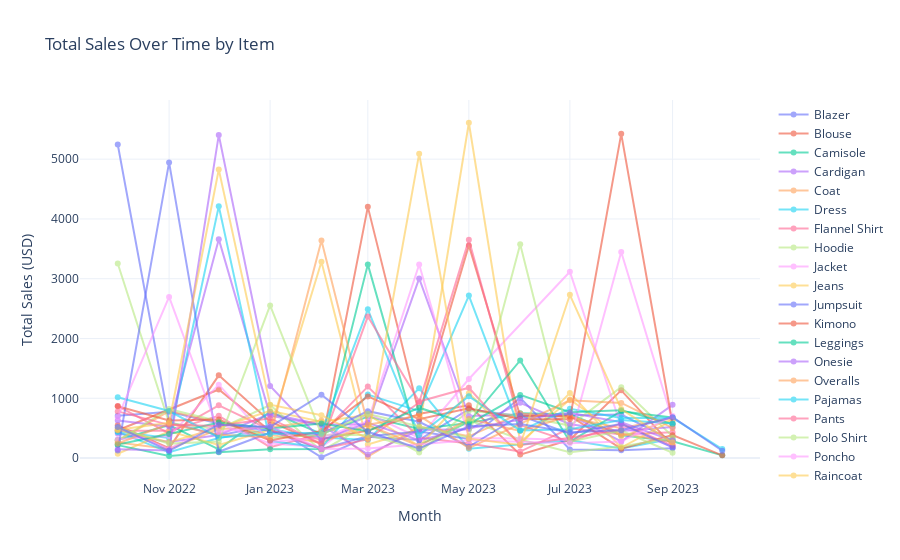

Source (notebook cell):
### Code cell
df['month'] = pd.to_datetime(df['date']).dt.to_period("M")
ts_sales = df.groupby(['item', 'month']).agg(
    Total_Sales=('amount_usd', 'sum')
).reset_index()
ts_sales['month'] = ts_sales['month'].dt.to_timestamp()

# Plotly graph Time Series
fig = go.Figure()

for item in ts_sales['item'].unique():
    item_data = ts_sales[ts_sales['item'] == item]
    fig.add_trace(go.Scatter(
        x=item_data['month'],
        y=item_data['Total_Sales'],
        mode='lines+markers',
        name=item,
        hoverinfo='text',
        text=[f"Item: {item}<br>Sales: ${val}" for val in item_data['Total_Sales']],
        line=dict(width=2),
        opacity=0.6
    ))

fig.update_layout(
    title="Total Sales Over Time by Item",
    xaxis_title="Month",
    yaxis_title="Total Sales (USD)",
    hovermode='x unified',
    template='plotly_white',
    height=500
)

fig.show()

### Figure 1 — Plotly figure (JSON) as saved in the notebook; plotly's stock layout.template omitted (floating-point values rounded to 4 significant figures)
{"data": [{"hoverinfo": "text", "line": {"width": 2}, "mode": "lines+markers", "name": "Blazer", "opacity": 0.6, "text": ["Item: Blazer<br>Sales: $5246.0", "Item: Blazer<br>Sales: $599.0", "Item: Blazer<br>Sales: $378.0", "Item: Blazer<br>Sales: $549.0", "Item: Blazer<br>Sales: $14.0", "Item: Blazer<br>Sales: $358.0", "Item: Blazer<br>Sales: $304.0", "Item: Blazer<br>Sales: $817.0", "Item: Blazer<br>Sales: $701.0", "Item: Blazer<br>Sales: $727.0", "Item: Blazer<br>Sales: $292.0"], "type": "scatter", "x": ["2022-10-01T00:00:00", "2022-11-01T00:00:00", "2022-12-01T00:00:00", "2023-01-01T00:00:00", "2023-02-01T00:00:00", "2023-03-01T00:00:00", "2023-04-01T00:00:00", "2023-05-01T00:00:00", "2023-06-01T00:00:00", "2023-08-01T00:00:00", "2023-09-01T00:00:00"], "y": [5246, 599, 378, 549, 14, 358, 304, 817, 701, 727, 292]}, {"hoverinfo": "text", "line": {"width": 2}, "mode": "lines+markers", "name": "Blouse", "opacity": 0.6, "text": ["Item: Blouse<br>Sales: $548.0", "Item: Blouse<br>Sales: $166.0", "Item: Blouse<br>Sales: $1384.0", "Item: Blouse<br>Sales: $614.0", "Item: Blouse<br>Sales: $229.0", "Item: Blouse<br>Sales: $4202.0", "Item: Blouse<br>Sales: $740.0", "Item: Blouse<br>Sales: $884.0", "Item: Blouse<br>Sales: $58.0", "Item: Blouse<br>Sales: $306.0", "Item: Blouse<br>Sales: $1133.0", "Item: Blouse<br>Sales: $208.0"], "type": "scatter", "x": ["2022-10-01T00:00:00", "2022-11-01T00:00:00", "2022-12-01T00:00:00", "2023-01-01T00:00:00", "2023-02-01T00:00:00", "2023-03-01T00:00:00", "2023-04-01T00:00:00", "2023-05-01T00:00:00", "2023-06-01T00:00:00", "2023-07-01T00:00:00", "2023-08-01T00:00:00", "2023-09-01T00:00:00"], "y": [548, 166, 1384, 614, 229, 4202, 740, 884, 58, 306, 1133, 208]}, {"hoverinfo": "text", "line": {"width": 2}, "mode": "lines+markers", "name": "Camisole", "opacity": 0.6, "text": ["Item: Camisole<br>Sales: $302.0", "Item: Camisole<br>Sales: $553.0", "Item: Camisole<br>Sales: $145.0", "Item: Camisole<br>Sales: $775.0", "Item: Camisole<br>Sales: $403.0", "Item: Camisole<br>Sales: $695.0", "Item: Camisole<br>Sales: $485.0", "Item: Camisole<br>Sales: $585.0", "Item: Camisole<br>Sales: $749.0", "Item: Camisole<br>Sales: $735.0", "Item: Camisole<br>Sales: $380.0", "Item: Camisole<br>Sales: $283.0", "Item: Camisole<br>Sales: $46.0"], "type": "scatter", "x": ["2022-10-01T00:00:00", "2022-11-01T00:00:00", "2022-12-01T00:00:00", "2023-01-01T00:00:00", "2023-02-01T00:00:00", "2023-03-01T00:00:00", "2023-04-01T00:00:00", "2023-05-01T00:00:00", "2023-06-01T00:00:00", "2023-07-01T00:00:00", "2023-08-01T00:00:00", "2023-09-01T00:00:00", "2023-10-01T00:00:00"], "y": [302, 553, 145, 775, 403, 695, 485, 585, 749, 735, 380, 283, 46]}, {"hoverinfo": "text", "line": {"width": 2}, "mode": "lines+markers", "name": "Cardigan", "opacity": 0.6, "text": ["Item: Cardigan<br>Sales: $413.0", "Item: Cardigan<br>Sales: $270.0", "Item: Cardigan<br>Sales: $387.0", "Item: Cardigan<br>Sales: $741.0", "Item: Cardigan<br>Sales: $562.0", "Item: Cardigan<br>Sales: $566.0", "Item: Cardigan<br>Sales: $3005.0", "Item: Cardigan<br>Sales: $704.0", "Item: Cardigan<br>Sales: $731.0", "Item: Cardigan<br>Sales: $722.0", "Item: Cardigan<br>Sales: $278.0", "Item: Cardigan<br>Sales: $891.0"], "type": "scatter", "x": ["2022-10-01T00:00:00", "2022-11-01T00:00:00", "2022-12-01T00:00:00", "2023-01-01T00:00:00", "2023-02-01T00:00:00", "2023-03-01T00:00:00", "2023-04-01T00:00:00", "2023-05-01T00:00:00", "2023-06-01T00:00:00", "2023-07-01T00:00:00", "2023-08-01T00:00:00", "2023-09-01T00:00:00"], "y": [413, 270, 387, 741, 562, 566, 3005, 704, 731, 722, 278, 891]}, {"hoverinfo": "text", "line": {"width": 2}, "mode": "lines+markers", "name": "Coat", "opacity": 0.6, "text": ["Item: Coat<br>Sales: $262.0", "Item: Coat<br>Sales: $154.0", "Item: Coat<br>Sales: $486.0", "Item: Coat<br>Sales: $515.0", "Item: Coat<br>Sales: $627.0", "Item: Coat<br>Sales: $24.0", "Item: Coat<br>Sales: $528.0", "Item: Coat<br>Sales: $364.0", "Item: Coat<br>Sales: $744.0", "Item: Coat<br>Sales: $678.0", "Item: Coat<br>Sales: $501.0", "Item: Coat<br>Sales: $671.0"], "type": "scatter", "x": ["2022-10-01T00:00:00", "2022-11-01T00:00:00", "2022-12-01T00:00:00", "2023-01-01T00:00:00", "2023-02-01T00:00:00", "2023-03-01T00:00:00", "2023-04-01T00:00:00", "2023-05-01T00:00:00", "2023-06-01T00:00:00", "2023-07-01T00:00:00", "2023-08-01T00:00:00", "2023-09-01T00:00:00"], "y": [262, 154, 486, 515, 627, 24, 528, 364, 744, 678, 501, 671]}, {"hoverinfo": "text", "line": {"width": 2}, "mode": "lines+markers", "name": "Dress", "opacity": 0.6, "text": ["Item: Dress<br>Sales: $438.0", "Item: Dress<br>Sales: $98.0", "Item: Dress<br>Sales: $335.0", "Item: Dress<br>Sales: $484.0", "Item: Dress<br>Sales: $346.0", "Item: Dress<br>Sales: $301.0", "Item: Dress<br>Sales: $1167.0", "Item: Dress<br>Sales: $156.0", "Item: Dress<br>Sales: $298.0", "Item: Dress<br>Sales: $159.0", "Item: Dress<br>Sales: $325.0"], "type": "scatter", "x": ["2022-10-01T00:00:00", "2022-11-01T00:00:00", "2022-12-01T00:00:00", "2023-01-01T00:00:00", "2023-02-01T00:00:00", "2023-03-01T00:00:00", "2023-04-01T00:00:00", "2023-05-01T00:00:00", "2023-07-01T00:00:00", "2023-08-01T00:00:00", "2023-09-01T00:00:00"], "y": [438, 98, 335, 484, 346, 301, 1167, 156, 298, 159, 325]}, {"hoverinfo": "text", "line": {"width": 2}, "mode": "lines+markers", "name": "Flannel Shirt", "opacity": 0.6, "text": ["Item: Flannel Shirt<br>Sales: $457.0", "Item: Flannel Shirt<br>Sales: $458.0", "Item: Flannel Shirt<br>Sales: $707.0", "Item: Flannel Shirt<br>Sales: $183.0", "Item: Flannel Shirt<br>Sales: $405.0", "Item: Flannel Shirt<br>Sales: $1196.0", "Item: Flannel Shirt<br>Sales: $343.0", "Item: Flannel Shirt<br>Sales: $244.0", "Item: Flannel Shirt<br>Sales: $109.0", "Item: Flannel Shirt<br>Sales: $497.0", "Item: Flannel Shirt<br>Sales: $394.0", "Item: Flannel Shirt<br>Sales: $433.0"], "type": "scatter", "x": ["2022-10-01T00:00:00", "2022-11-01T00:00:00", "2022-12-01T00:00:00", "2023-01-01T00:00:00", "2023-02-01T00:00:00", "2023-03-01T00:00:00", "2023-04-01T00:00:00", "2023-05-01T00:00:00", "2023-06-01T00:00:00", "2023-07-01T00:00:00", "2023-08-01T00:00:00", "2023-09-01T00:00:00"], "y": [457, 458, 707, 183, 405, 1196, 343, 244, 109, 497, 394, 433]}, {"hoverinfo": "text", "line": {"width": 2}, "mode": "lines+markers", "name": "Hoodie", "opacity": 0.6, "text": ["Item: Hoodie<br>Sales: $3255.0", "Item: Hoodie<br>Sales: $588.0", "Item: Hoodie<br>Sales: $482.0", "Item: Hoodie<br>Sales: $887.0", "Item: Hoodie<br>Sales: $119.0", "Item: Hoodie<br>Sales: $562.0", "Item: Hoodie<br>Sales: $94.0", "Item: Hoodie<br>Sales: $791.0", "Item: Hoodie<br>Sales: $708.0", "Item: Hoodie<br>Sales: $544.0", "Item: Hoodie<br>Sales: $1186.0", "Item: Hoodie<br>Sales: $363.0"], "type": "scatter", "x": ["2022-10-01T00:00:00", "2022-11-01T00:00:00", "2022-12-01T00:00:00", "2023-01-01T00:00:00", "2023-02-01T00:00:00", "2023-03-01T00:00:00", "2023-04-01T00:00:00", "2023-05-01T00:00:00", "2023-06-01T00:00:00", "2023-07-01T00:00:00", "2023-08-01T00:00:00", "2023-09-01T00:00:00"], "y": [3255, 588, 482, 887, 119, 562, 94, 791, 708, 544, 1186, 363]}, {"hoverinfo": "text", "line": {"width": 2}, "mode": "lines+markers", "name": "Jacket", "opacity": 0.6, "text": ["Item: Jacket<br>Sales: $499.0", "Item: Jacket<br>Sales: $152.0", "Item: Jacket<br>Sales: $583.0", "Item: Jacket<br>Sales: $243.0", "Item: Jacket<br>Sales: $185.0", "Item: Jacket<br>Sales: $747.0", "Item: Jacket<br>Sales: $336.0", "Item: Jacket<br>Sales: $1323.0", "Item: Jacket<br>Sales: $3117.0", "Item: Jacket<br>Sales: $528.0", "Item: Jacket<br>Sales: $186.0"], "type": "scatter", "x": ["2022-10-01T00:00:00", "2022-11-01T00:00:00", "2022-12-01T00:00:00", "2023-01-01T00:00:00", "2023-02-01T00:00:00", "2023-03-01T00:00:00", "2023-04-01T00:00:00", "2023-05-01T00:00:00", "2023-07-01T00:00:00", "2023-08-01T00:00:00", "2023-09-01T00:00:00"], "y": [499, 152, 583, 243, 185, 747, 336, 1323, 3117, 528, 186]}, {"hoverinfo": "text", "line": {"width": 2}, "mode": "lines+markers", "name": "Jeans", "opacity": 0.6, "text": ["Item: Jeans<br>Sales: $72.0", "Item: Jeans<br>Sales: $449.0", "Item: Jeans<br>Sales: $218.0", "Item: Jeans<br>Sales: $476.0", "Item: Jeans<br>Sales: $3283.0", "Item: Jeans<br>Sales: $226.0", "Item: Jeans<br>Sales: $482.0", "Item: Jeans<br>Sales: $5609.0", "Item: Jeans<br>Sales: $265.0", "Item: Jeans<br>Sales: $981.0", "Item: Jeans<br>Sales: $363.0", "Item: Jeans<br>Sales: $644.0"], "type": "scatter", "x": ["2022-10-01T00:00:00", "2022-11-01T00:00:00", "2022-12-01T00:00:00", "2023-01-01T00:00:00", "2023-02-01T00:00:00", "2023-03-01T00:00:00", "2023-04-01T00:00:00", "2023-05-01T00:00:00", "2023-06-01T00:00:00", "2023-07-01T00:00:00", "2023-08-01T00:00:00", "2023-09-01T00:00:00"], "y": [72, 449, 218, 476, 3283, 226, 482, 5609, 265, 981, 363, 644]}, {"hoverinfo": "text", "line": {"width": 2}, "mode": "lines+markers", "name": "Jumpsuit", "opacity": 0.6, "text": ["Item: Jumpsuit<br>Sales: $709.0", "Item: Jumpsuit<br>Sales: $776.0", "Item: Jumpsuit<br>Sales: $578.0", "Item: Jumpsuit<br>Sales: $455.0", "Item: Jumpsuit<br>Sales: $154.0", "Item: Jumpsuit<br>Sales: $367.0", "Item: Jumpsuit<br>Sales: $443.0", "Item: Jumpsuit<br>Sales: $320.0", "Item: Jumpsuit<br>Sales: $1009.0", "Item: Jumpsuit<br>Sales: $144.0", "Item: Jumpsuit<br>Sales: $133.0", "Item: Jumpsuit<br>Sales: $166.0"], "type": "scatter", "x": ["2022-10-01T00:00:00", "2022-11-01T00:00:00", "2022-12-01T00:00:00", "2023-01-01T00:00:00", "2023-02-01T00:00:00", "2023-03-01T00:00:00", "2023-04-01T00:00:00", "2023-05-01T00:00:00", "2023-06-01T00:00:00", "2023-07-01T00:00:00", "2023-08-01T00:00:00", "2023-09-01T00:00:00"], "y": [709, 776, 578, 455, 154, 367, 443, 320, 1009, 144, 133, 166]}, {"hoverinfo": "text", "line": {"width": 2}, "mode": "lines+markers", "name": "Kimono", "opacity": 0.6, "text": ["Item: Kimono<br>Sales: $465.0", "Item: Kimono<br>Sales: $1147.0", "Item: Kimono<br>Sales: $453.0", "Item: Kimono<br>Sales: $316.0", "Item: Kimono<br>Sales: $460.0", "Item: Kimono<br>Sales: $736.0", "Item: Kimono<br>Sales: $3557.0", "Item: Kimono<br>Sales: $703.0", "Item: Kimono<br>Sales: $705.0", "Item: Kimono<br>Sales: $158.0", "Item: Kimono<br>Sales: $384.0", "Item: Kimono<br>Sales: $46.0"], "type": "scatter", "x": ["2022-10-01T00:00:00", "2022-12-01T00:00:00", "2023-01-01T00:00:00", "2023-02-01T00:00:00", "2023-03-01T00:00:00", "2023-04-01T00:00:00", "2023-05-01T00:00:00", "2023-06-01T00:00:00", "2023-07-01T00:00:00", "2023-08-01T00:00:00", "2023-09-01T00:00:00", "2023-10-01T00:00:00"], "y": [465, 1147, 453, 316, 460, 736, 3557, 703, 705, 158, 384, 46]}, {"hoverinfo": "text", "line": {"width": 2}, "mode": "lines+markers", "name": "Leggings", "opacity": 0.6, "text": ["Item: Leggings<br>Sales: $217.0", "Item: Leggings<br>Sales: $34.0", "Item: Leggings<br>Sales: $99.0", "Item: Leggings<br>Sales: $147.0", "Item: Leggings<br>Sales: $153.0", "Item: Leggings<br>Sales: $3240.0", "Item: Leggings<br>Sales: $221.0", "Item: Leggings<br>Sales: $603.0", "Item: Leggings<br>Sales: $1633.0", "Item: Leggings<br>Sales: $275.0", "Item: Leggings<br>Sales: $785.0", "Item: Leggings<br>Sales: $680.0"], "type": "scatter", "x": ["2022-10-01T00:00:00", "2022-11-01T00:00:00", "2022-12-01T00:00:00", "2023-01-01T00:00:00", "2023-02-01T00:00:00", "2023-03-01T00:00:00", "2023-04-01T00:00:00", "2023-05-01T00:00:00", "2023-06-01T00:00:00", "2023-07-01T00:00:00", "2023-08-01T00:00:00", "2023-09-01T00:00:00"], "y": [217, 34, 99, 147, 153, 3240, 221, 603, 1633, 275, 785, 680]}, {"hoverinfo": "text", "line": {"width": 2}, "mode": "lines+markers", "name": "Onesie", "opacity": 0.6, "text": ["Item: Onesie<br>Sales: $628.0", "Item: Onesie<br>Sales: $527.0", "Item: Onesie<br>Sales: $3662.0", "Item: Onesie<br>Sales: $710.0", "Item: Onesie<br>Sales: $550.0", "Item: Onesie<br>Sales: $61.0", "Item: Onesie<br>Sales: $468.0", "Item: Onesie<br>Sales: $481.0", "Item: Onesie<br>Sales: $924.0", "Item: Onesie<br>Sales: $566.0", "Item: Onesie<br>Sales: $453.0", "Item: Onesie<br>Sales: $519.0"], "type": "scatter", "x": ["2022-10-01T00:00:00", "2022-11-01T00:00:00", "2022-12-01T00:00:00", "2023-01-01T00:00:00", "2023-02-01T00:00:00", "2023-03-01T00:00:00", "2023-04-01T00:00:00", "2023-05-01T00:00:00", "2023-06-01T00:00:00", "2023-07-01T00:00:00", "2023-08-01T00:00:00", "2023-09-01T00:00:00"], "y": [628, 527, 3662, 710, 550, 61, 468, 481, 924, 566, 453, 519]}, {"hoverinfo": "text", "line": {"width": 2}, "mode": "lines+markers", "name": "Overalls", "opacity": 0.6, "text": ["Item: Overalls<br>Sales: $293.0", "Item: Overalls<br>Sales: $787.0", "Item: Overalls<br>Sales: $595.0", "Item: Overalls<br>Sales: $388.0", "Item: Overalls<br>Sales: $263.0", "Item: Overalls<br>Sales: $553.0", "Item: Overalls<br>Sales: $205.0", "Item: Overalls<br>Sales: $652.0", "Item: Overalls<br>Sales: $452.0", "Item: Overalls<br>Sales: $706.0", "Item: Overalls<br>Sales: $406.0", "Item: Overalls<br>Sales: $274.0"], "type": "scatter", "x": ["2022-10-01T00:00:00", "2022-11-01T00:00:00", "2022-12-01T00:00:00", "2023-01-01T00:00:00", "2023-02-01T00:00:00", "2023-03-01T00:00:00", "2023-04-01T00:00:00", "2023-05-01T00:00:00", "2023-06-01T00:00:00", "2023-07-01T00:00:00", "2023-08-01T00:00:00", "2023-09-01T00:00:00"], "y": [293, 787, 595, 388, 263, 553, 205, 652, 452, 706, 406, 274]}, {"hoverinfo": "text", "line": {"width": 2}, "mode": "lines+markers", "name": "Pajamas", "opacity": 0.6, "text": ["Item: Pajamas<br>Sales: $442.0", "Item: Pajamas<br>Sales: $336.0", "Item: Pajamas<br>Sales: $4211.0", "Item: Pajamas<br>Sales: $286.0", "Item: Pajamas<br>Sales: $179.0", "Item: Pajamas<br>Sales: $1062.0", "Item: Pajamas<br>Sales: $786.0", "Item: Pajamas<br>Sales: $2719.0", "Item: Pajamas<br>Sales: $460.0", "Item: Pajamas<br>Sales: $824.0", "Item: Pajamas<br>Sales: $669.0", "Item: Pajamas<br>Sales: $673.0", "Item: Pajamas<br>Sales: $151.0"], "type": "scatter", "x": ["2022-10-01T00:00:00", "2022-11-01T00:00:00", "2022-12-01T00:00:00", "2023-01-01T00:00:00", "2023-02-01T00:00:00", "2023-03-01T00:00:00", "2023-04-01T00:00:00", "2023-05-01T00:00:00", "2023-06-01T00:00:00", "2023-07-01T00:00:00", "2023-08-01T00:00:00", "2023-09-01T00:00:00", "2023-10-01T00:00:00"], "y": [442, 336, 4211, 286, 179, 1062, 786, 2719, 460, 824, 669, 673, 151]}, {"hoverinfo": "text", "line": {"width": 2}, "mode": "lines+markers", "name": "Pants", "opacity": 0.6, "text": ["Item: Pants<br>Sales: $870.0", "Item: Pants<br>Sales: $412.0", "Item: Pants<br>Sales: $882.0", "Item: Pants<br>Sales: $473.0", "Item: Pants<br>Sales: $153.0", "Item: Pants<br>Sales: $313.0", "Item: Pants<br>Sales: $930.0", "Item: Pants<br>Sales: $3650.0", "Item: Pants<br>Sales: $552.0", "Item: Pants<br>Sales: $275.0", "Item: Pants<br>Sales: $576.0", "Item: Pants<br>Sales: $209.0"], "type": "scatter", "x": ["2022-10-01T00:00:00", "2022-11-01T00:00:00", "2022-12-01T00:00:00", "2023-01-01T00:00:00", "2023-02-01T00:00:00", "2023-03-01T00:00:00", "2023-04-01T00:00:00", "2023-05-01T00:00:00", "2023-06-01T00:00:00", "2023-07-01T00:00:00", "2023-08-01T00:00:00", "2023-09-01T00:00:00"], "y": [870, 412, 882, 473, 153, 313, 930, 3650, 552, 275, 576, 209]}, {"hoverinfo": "text", "line": {"width": 2}, "mode": "lines+markers", "name": "Polo Shirt", "opacity": 0.6, "text": ["Item: Polo Shirt<br>Sales: $292.0", "Item: Polo Shirt<br>Sales: $819.0", "Item: Polo Shirt<br>Sales: $617.0", "Item: Polo Shirt<br>Sales: $335.0", "Item: Polo Shirt<br>Sales: $392.0", "Item: Polo Shirt<br>Sales: $386.0", "Item: Polo Shirt<br>Sales: $149.0", "Item: Polo Shirt<br>Sales: $630.0", "Item: Polo Shirt<br>Sales: $311.0", "Item: Polo Shirt<br>Sales: $98.0", "Item: Polo Shirt<br>Sales: $192.0", "Item: Polo Shirt<br>Sales: $335.0"], "type": "scatter", "x": ["2022-10-01T00:00:00", "2022-11-01T00:00:00", "2022-12-01T00:00:00", "2023-01-01T00:00:00", "2023-02-01T00:00:00", "2023-03-01T00:00:00", "2023-04-01T00:00:00", "2023-05-01T00:00:00", "2023-06-01T00:00:00", "2023-07-01T00:00:00", "2023-08-01T00:00:00", "2023-09-01T00:00:00"], "y": [292, 819, 617, 335, 392, 386, 149, 630, 311, 98, 192, 335]}, {"hoverinfo": "text", "line": {"width": 2}, "mode": "lines+markers", "name": "Poncho", "opacity": 0.6, "text": ["Item: Poncho<br>Sales: $317.0", "Item: Poncho<br>Sales: $368.0", "Item: Poncho<br>Sales: $1228.0", "Item: Poncho<br>Sales: $270.0", "Item: Poncho<br>Sales: $339.0", "Item: Poncho<br>Sales: $617.0", "Item: Poncho<br>Sales: $3238.0", "Item: Poncho<br>Sales: $336.0", "Item: Poncho<br>Sales: $326.0", "Item: Poncho<br>Sales: $304.0", "Item: Poncho<br>Sales: $3448.0", "Item: Poncho<br>Sales: $631.0"], "type": "scatter", "x": ["2022-10-01T00:00:00", "2022-11-01T00:00:00", "2022-12-01T00:00:00", "2023-01-01T00:00:00", "2023-02-01T00:00:00", "2023-03-01T00:00:00", "2023-04-01T00:00:00", "2023-05-01T00:00:00", "2023-06-01T00:00:00", "2023-07-01T00:00:00", "2023-08-01T00:00:00", "2023-09-01T00:00:00"], "y": [317, 368, 1228, 270, 339, 617, 3238, 336, 326, 304, 3448, 631]}, {"hoverinfo": "text", "line": {"width": 2}, "mode": "lines+markers", "name": "Raincoat", "opacity": 0.6, "text": ["Item: Raincoat<br>Sales: $470.0", "Item: Raincoat<br>Sales: $267.0", "Item: Raincoat<br>Sales: $507.0", "Item: Raincoat<br>Sales: $790.0", "Item: Raincoat<br>Sales: $607.0", "Item: Raincoat<br>Sales: $725.0", "Item: Raincoat<br>Sales: $199.0", "Item: Raincoat<br>Sales: $1085.0", "Item: Raincoat<br>Sales: $228.0", "Item: Raincoat<br>Sales: $1090.0", "Item: Raincoat<br>Sales: $176.0", "Item: Raincoat<br>Sales: $633.0"], "type": "scatter", "x": ["2022-10-01T00:00:00", "2022-11-01T00:00:00", "2022-12-01T00:00:00", "2023-01-01T00:00:00", "2023-02-01T00:00:00", "2023-03-01T00:00:00", "2023-04-01T00:00:00", "2023-05-01T00:00:00", "2023-06-01T00:00:00", "2023-07-01T00:00:00", "2023-08-01T00:00:00", "2023-09-01T00:00:00"], "y": [470, 267, 507, 790, 607, 725, 199, 1085, 228, 1090, 176, 633]}, {"hoverinfo": "text", "line": {"width": 2}, "mode": "lines+markers", "name": "Romper", "opacity": 0.6, "text": ["Item: Romper<br>Sales: $127.0", "Item: Romper<br>Sales: $4946.0", "Item: Romper<br>Sales: $105.0", "Item: Romper<br>Sales: $426.0", "Item: Romper<br>Sales: $403.0", "Item: Romper<br>Sales: $785.0", "Item: Romper<br>Sales: $608.0", "Item: Romper<br>Sales: $190.0", "Item: Romper<br>Sales: $712.0", "Item: Romper<br>Sales: $409.0", "Item: Romper<br>Sales: $572.0", "Item: Romper<br>Sales: $178.0"], "type": "scatter", "x": ["2022-10-01T00:00:00", "2022-11-01T00:00:00", "2022-12-01T00:00:00", "2023-01-01T00:00:00", "2023-02-01T00:00:00", "2023-03-01T00:00:00", "2023-04-01T00:00:00", "2023-05-01T00:00:00", "2023-06-01T00:00:00", "2023-07-01T00:00:00", "2023-08-01T00:00:00", "2023-09-01T00:00:00"], "y": [127, 4946, 105, 426, 403, 785, 608, 190, 712, 409, 572, 178]}, {"hoverinfo": "text", "line": {"width": 2}, "mode": "lines+markers", "name": "Shorts", "opacity": 0.6, "text": ["Item: Shorts<br>Sales: $867.0", "Item: Shorts<br>Sales: $630.0", "Item: Shorts<br>Sales: $644.0", "Item: Shorts<br>Sales: $294.0", "Item: Shorts<br>Sales: $452.0", "Item: Shorts<br>Sales: $1031.0", "Item: Shorts<br>Sales: $649.0", "Item: Shorts<br>Sales: $835.0", "Item: Shorts<br>Sales: $655.0", "Item: Shorts<br>Sales: $651.0", "Item: Shorts<br>Sales: $5424.0", "Item: Shorts<br>Sales: $570.0"], "type": "scatter", "x": ["2022-10-01T00:00:00", "2022-11-01T00:00:00", "2022-12-01T00:00:00", "2023-01-01T00:00:00", "2023-02-01T00:00:00", "2023-03-01T00:00:00", "2023-04-01T00:00:00", "2023-05-01T00:00:00", "2023-06-01T00:00:00", "2023-07-01T00:00:00", "2023-08-01T00:00:00", "2023-09-01T00:00:00"], "y": [867, 630, 644, 294, 452, 1031, 649, 835, 655, 651, 5424, 570]}, {"hoverinfo": "text", "line": {"width": 2}, "mode": "lines+markers", "name": "Skirt", "opacity": 0.6, "text": ["Item: Skirt<br>Sales: $228.0", "Item: Skirt<br>Sales: $402.0", "Item: Skirt<br>Sales: $596.0", "Item: Skirt<br>Sales: $495.0", "Item: Skirt<br>Sales: $578.0", "Item: Skirt<br>Sales: $449.0", "Item: Skirt<br>Sales: $843.0", "Item: Skirt<br>Sales: $568.0", "Item: Skirt<br>Sales: $1057.0", "Item: Skirt<br>Sales: $768.0", "Item: Skirt<br>Sales: $802.0", "Item: Skirt<br>Sales: $571.0"], "type": "scatter", "x": ["2022-10-01T00:00:00", "2022-11-01T00:00:00", "2022-12-01T00:00:00", "2023-01-01T00:00:00", "2023-02-01T00:00:00", "2023-03-01T00:00:00", "2023-04-01T00:00:00", "2023-05-01T00:00:00", "2023-06-01T00:00:00", "2023-07-01T00:00:00", "2023-08-01T00:00:00", "2023-09-01T00:00:00"], "y": [228, 402, 596, 495, 578, 449, 843, 568, 1057, 768, 802, 571]}, {"hoverinfo": "text", "line": {"width": 2}, "mode": "lines+markers", "name": "Sweater", "opacity": 0.6, "text": ["Item: Sweater<br>Sales: $147.0", "Item: Sweater<br>Sales: $128.0", "Item: Sweater<br>Sales: $5405.0", "Item: Sweater<br>Sales: $1207.0", "Item: Sweater<br>Sales: $300.0", "Item: Sweater<br>Sales: $592.0", "Item: Sweater<br>Sales: $300.0", "Item: Sweater<br>Sales: $497.0", "Item: Sweater<br>Sales: $642.0", "Item: Sweater<br>Sales: $759.0", "Item: Sweater<br>Sales: $600.0", "Item: Sweater<br>Sales: $293.0"], "type": "scatter", "x": ["2022-10-01T00:00:00", "2022-11-01T00:00:00", "2022-12-01T00:00:00", "2023-01-01T00:00:00", "2023-02-01T00:00:00", "2023-03-01T00:00:00", "2023-04-01T00:00:00", "2023-05-01T00:00:00", "2023-06-01T00:00:00", "2023-07-01T00:00:00", "2023-08-01T00:00:00", "2023-09-01T00:00:00"], "y": [147, 128, 5405, 1207, 300, 592, 300, 497, 642, 759, 600, 293]}, {"hoverinfo": "text", "line": {"width": 2}, "mode": "lines+markers", "name": "Swimsuit", "opacity": 0.6, "text": ["Item: Swimsuit<br>Sales: $244.0", "Item: Swimsuit<br>Sales: $572.0", "Item: Swimsuit<br>Sales: $392.0", "Item: Swimsuit<br>Sales: $350.0", "Item: Swimsuit<br>Sales: $3640.0", "Item: Swimsuit<br>Sales: $556.0", "Item: Swimsuit<br>Sales: $711.0", "Item: Swimsuit<br>Sales: $167.0", "Item: Swimsuit<br>Sales: $967.0", "Item: Swimsuit<br>Sales: $923.0", "Item: Swimsuit<br>Sales: $504.0"], "type": "scatter", "x": ["2022-10-01T00:00:00", "2022-11-01T00:00:00", "2022-12-01T00:00:00", "2023-01-01T00:00:00", "2023-02-01T00:00:00", "2023-03-01T00:00:00", "2023-04-01T00:00:00", "2023-05-01T00:00:00", "2023-07-01T00:00:00", "2023-08-01T00:00:00", "2023-09-01T00:00:00"], "y": [244, 572, 392, 350, 3640, 556, 711, 167, 967, 923, 504]}, {"hoverinfo": "text", "line": {"width": 2}, "mode": "lines+markers", "name": "T-shirt", "opacity": 0.6, "text": ["Item: T-shirt<br>Sales: $1017.0", "Item: T-shirt<br>Sales: $787.0", "Item: T-shirt<br>Sales: $345.0", "Item: T-shirt<br>Sales: $402.0", "Item: T-shirt<br>Sales: $425.0", "Item: T-shirt<br>Sales: $2488.0", "Item: T-shirt<br>Sales: $385.0", "Item: T-shirt<br>Sales: $1033.0", "Item: T-shirt<br>Sales: $463.0", "Item: T-shirt<br>Sales: $483.0", "Item: T-shirt<br>Sales: $636.0", "Item: T-shirt<br>Sales: $579.0"], "type": "scatter", "x": ["2022-10-01T00:00:00", "2022-11-01T00:00:00", "2022-12-01T00:00:00", "2023-01-01T00:00:00", "2023-02-01T00:00:00", "2023-03-01T00:00:00", "2023-04-01T00:00:00", "2023-05-01T00:00:00", "2023-06-01T00:00:00", "2023-07-01T00:00:00", "2023-08-01T00:00:00", "2023-09-01T00:00:00"], "y": [1017, 787, 345, 402, 425, 2488, 385, 1033, 463, 483, 636, 579]}, {"hoverinfo": "text", "line": {"width": 2}, "mode": "lines+markers", "name": "Tank Top", "opacity": 0.6, "text": ["Item: Tank Top<br>Sales: $781.0", "Item: Tank Top<br>Sales: $556.0", "Item: Tank Top<br>Sales: $537.0", "Item: Tank Top<br>Sales: $667.0", "Item: Tank Top<br>Sales: $235.0", "Item: Tank Top<br>Sales: $2370.0", "Item: Tank Top<br>Sales: $947.0", "Item: Tank Top<br>Sales: $1177.0", "Item: Tank Top<br>Sales: $216.0", "Item: Tank Top<br>Sales: $341.0", "Item: Tank Top<br>Sales: $469.0"], "type": "scatter", "x": ["2022-10-01T00:00:00", "2022-11-01T00:00:00", "2022-12-01T00:00:00", "2023-01-01T00:00:00", "2023-02-01T00:00:00", "2023-03-01T00:00:00", "2023-04-01T00:00:00", "2023-05-01T00:00:00", "2023-06-01T00:00:00", "2023-07-01T00:00:00", "2023-08-01T00:00:00"], "y": [781, 556, 537, 667, 235, 2370, 947, 1177, 216, 341, 469]}, {"hoverinfo": "text", "line": {"width": 2}, "mode": "lines+markers", "name": "Trench Coat", "opacity": 0.6, "text": ["Item: Trench Coat<br>Sales: $509.0", "Item: Trench Coat<br>Sales: $242.0", "Item: Trench Coat<br>Sales: $277.0", "Item: Trench Coat<br>Sales: $2553.0", "Item: Trench Coat<br>Sales: $397.0", "Item: Trench Coat<br>Sales: $742.0", "Item: Trench Coat<br>Sales: $529.0", "Item: Trench Coat<br>Sales: $343.0", "Item: Trench Coat<br>Sales: $3577.0", "Item: Trench Coat<br>Sales: $272.0", "Item: Trench Coat<br>Sales: $461.0", "Item: Trench Coat<br>Sales: $90.0"], "type": "scatter", "x": ["2022-10-01T00:00:00", "2022-11-01T00:00:00", "2022-12-01T00:00:00", "2023-01-01T00:00:00", "2023-02-01T00:00:00", "2023-03-01T00:00:00", "2023-04-01T00:00:00", "2023-05-01T00:00:00", "2023-06-01T00:00:00", "2023-07-01T00:00:00", "2023-08-01T00:00:00", "2023-09-01T00:00:00"], "y": [509, 242, 277, 2553, 397, 742, 529, 343, 3577, 272, 461, 90]}, {"hoverinfo": "text", "line": {"width": 2}, "mode": "lines+markers", "name": "Trousers", "opacity": 0.6, "text": ["Item: Trousers<br>Sales: $681.0", "Item: Trousers<br>Sales: $2696.0", "Item: Trousers<br>Sales: $440.0", "Item: Trousers<br>Sales: $534.0", "Item: Trousers<br>Sales: $152.0", "Item: Trousers<br>Sales: $161.0", "Item: Trousers<br>Sales: $297.0", "Item: Trousers<br>Sales: $271.0", "Item: Trousers<br>Sales: $247.0", "Item: Trousers<br>Sales: $277.0", "Item: Trousers<br>Sales: $702.0"], "type": "scatter", "x": ["2022-10-01T00:00:00", "2022-11-01T00:00:00", "2022-12-01T00:00:00", "2023-01-01T00:00:00", "2023-02-01T00:00:00", "2023-03-01T00:00:00", "2023-05-01T00:00:00", "2023-06-01T00:00:00", "2023-07-01T00:00:00", "2023-08-01T00:00:00", "2023-09-01T00:00:00"], "y": [681, 2696, 440, 534, 152, 161, 297, 271, 247, 277, 702]}, {"hoverinfo": "text", "line": {"width": 2}, "mode": "lines+markers", "name": "Tunic", "opacity": 0.6, "text": ["Item: Tunic<br>Sales: $475.0", "Item: Tunic<br>Sales: $590.0", "Item: Tunic<br>Sales: $4826.0", "Item: Tunic<br>Sales: $893.0", "Item: Tunic<br>Sales: $718.0", "Item: Tunic<br>Sales: $325.0", "Item: Tunic<br>Sales: $5092.0", "Item: Tunic<br>Sales: $325.0", "Item: Tunic<br>Sales: $221.0", "Item: Tunic<br>Sales: $2731.0", "Item: Tunic<br>Sales: $819.0", "Item: Tunic<br>Sales: $260.0"], "type": "scatter", "x": ["2022-10-01T00:00:00", "2022-11-01T00:00:00", "2022-12-01T00:00:00", "2023-01-01T00:00:00", "2023-02-01T00:00:00", "2023-03-01T00:00:00", "2023-04-01T00:00:00", "2023-05-01T00:00:00", "2023-06-01T00:00:00", "2023-07-01T00:00:00", "2023-08-01T00:00:00", "2023-09-01T00:00:00"], "y": [475, 590, 4826, 893, 718, 325, 5092, 325, 221, 2731, 819, 260]}, {"hoverinfo": "text", "line": {"width": 2}, "mode": "lines+markers", "name": "Vest", "opacity": 0.6, "text": ["Item: Vest<br>Sales: $520.0", "Item: Vest<br>Sales: $121.0", "Item: Vest<br>Sales: $559.0", "Item: Vest<br>Sales: $521.0", "Item: Vest<br>Sales: $1060.0", "Item: Vest<br>Sales: $440.0", "Item: Vest<br>Sales: $162.0", "Item: Vest<br>Sales: $533.0", "Item: Vest<br>Sales: $569.0", "Item: Vest<br>Sales: $433.0", "Item: Vest<br>Sales: $466.0", "Item: Vest<br>Sales: $684.0", "Item: Vest<br>Sales: $122.0"], "type": "scatter", "x": ["2022-10-01T00:00:00", "2022-11-01T00:00:00", "2022-12-01T00:00:00", "2023-01-01T00:00:00", "2023-02-01T00:00:00", "2023-03-01T00:00:00", "2023-04-01T00:00:00", "2023-05-01T00:00:00", "2023-06-01T00:00:00", "2023-07-01T00:00:00", "2023-08-01T00:00:00", "2023-09-01T00:00:00", "2023-10-01T00:00:00"], "y": [520, 121, 559, 521, 1060, 440, 162, 533, 569, 433, 466, 684, 122]}], "layout": {"autosize": true, "hovermode": "x unified", "title": {"text": "Total Sales Over Time by Item"}, "xaxis": {"autorange": true, "range": ["2022-09-08 18:06:08.9441", "2023-10-23 05:53:51.0559"], "title": {"text": "Month"}, "type": "date"}, "yaxis": {"autorange": true, "range": [-379.9, 6003.0], "title": {"text": "Total Sales (USD)"}, "type": "linear"}}}
